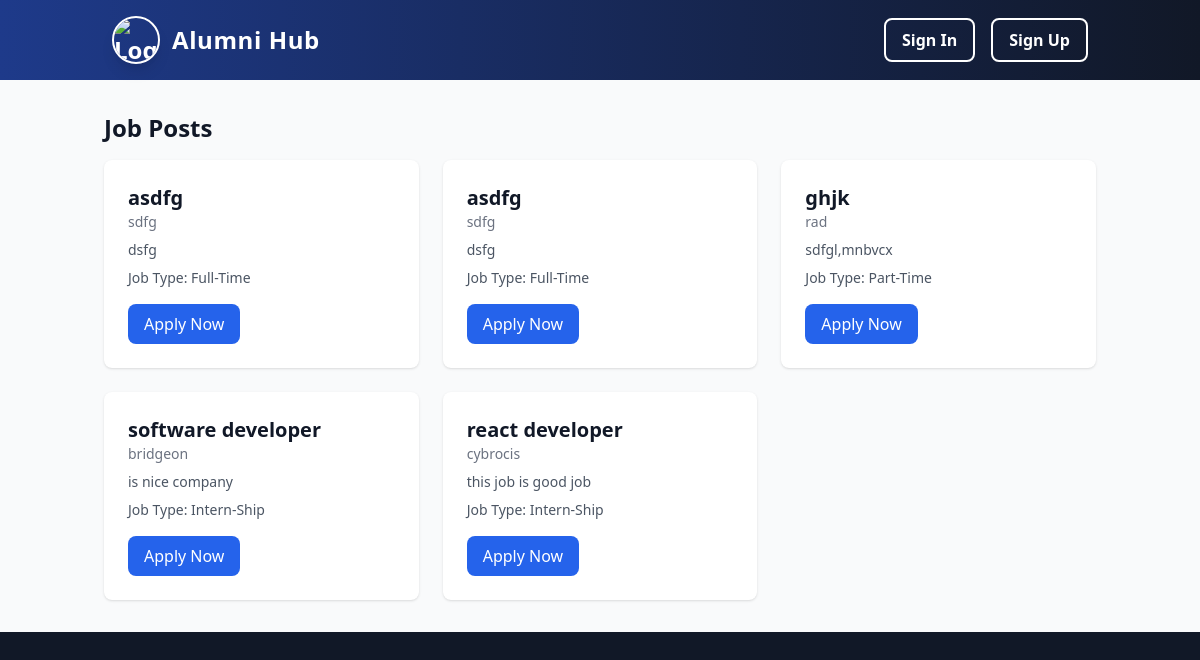
The app's page /userjobs/, older data.
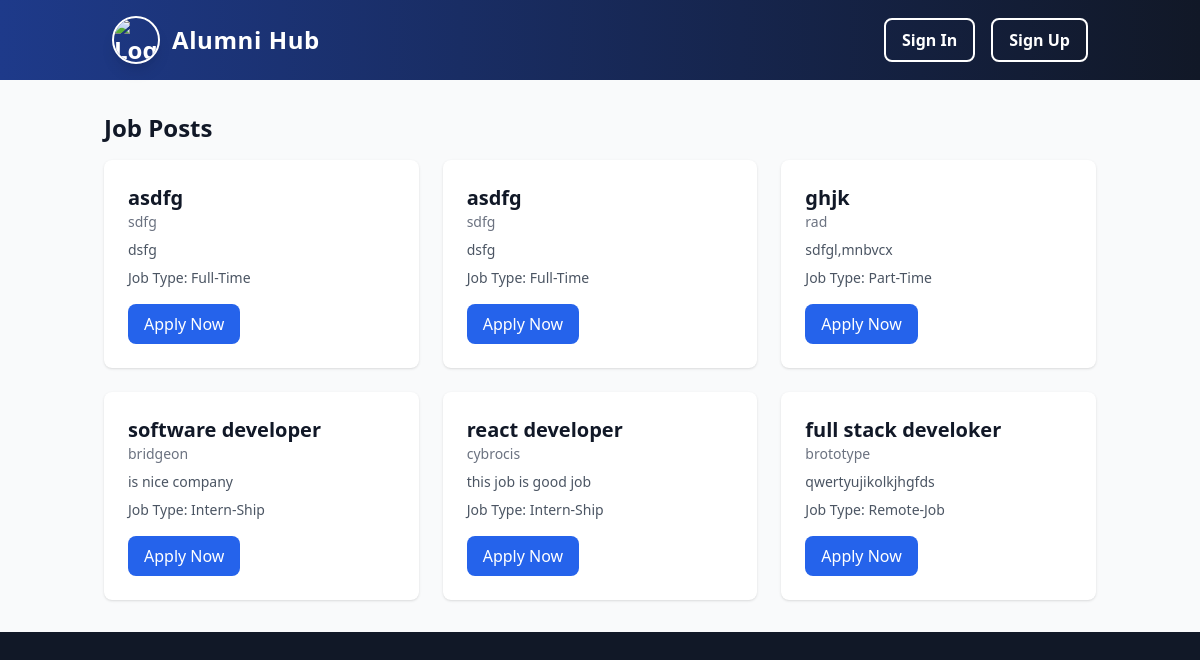
The same page, newer data.
### myapp/models.py (models this page shows, shortened)
class JobPost(models.Model):
    job_name = models.CharField(max_length=100,default="Unnamed Job")
    company = models.CharField(max_length=255)
    description = models.TextField(blank=True)  # Changed to TextField
    job_type = models.CharField(
        max_length=100,
        choices=[("FT", "Full-Time"), ("PT", "Part-Time"),("IS", "Intern-Ship"),("RT", "Remote-Job")],
        default=4  # Added default value
    )
    application_link = models.URLField(blank=True, null=True)  # Allowing blank values
    company_website = models.URLField(blank=True, null=True)  # New field for company site link

### myapp/views.py (the view)
# urls.py: path('userjobs/',userjobs_view, name='userjobs'),
def userjobs_view(request):
    jobs = JobPost.objects.all()
    return render(request, 'userjobs.html', {'jobs': jobs})

### templates/userjobs.html
{% extends "home.html" %}
{% block content %}
{% include "navbar.html" %}
<section class="bg-gray-50 dark:bg-gray-900">
    <div class="container mx-auto px-4 py-8">
        <h1 class="text-2xl font-bold text-gray-900 dark:text-white mb-4">Job Posts</h1>
        <div class="grid gap-6 sm:grid-cols-2 lg:grid-cols-3">
            {% for job in jobs %}
            <div class="bg-white rounded-lg shadow dark:bg-gray-800 p-6">
                <h2 class="text-xl font-semibold text-gray-900 dark:text-white">{{ job.job_name }}</h2>
                <p class="text-sm text-gray-500 dark:text-gray-400">{{ job.company }}</p>
                <p class="mt-2 text-sm text-gray-600 dark:text-gray-300">{{ job.description }}</p>
                <p class="mt-2 text-sm text-gray-600 dark:text-gray-300">
                    Job Type: {{ job.get_job_type_display }}
                </p>
                <a href="{{ job.application_link }}" target="_blank" class="mt-4 inline-block bg-blue-600 text-white px-4 py-2 rounded-lg hover:bg-blue-700">
                    Apply Now
                </a>
            </div>
            {% endfor %}
        </div>
    </div>
</section>
{% endblock content %}

Row changes from the older to the newer data that the page shows:
added JobPost: job_name "full stack develoker", company "brototype", description "qwertyujikolkjhgfds", job_type "Remote-Job"
